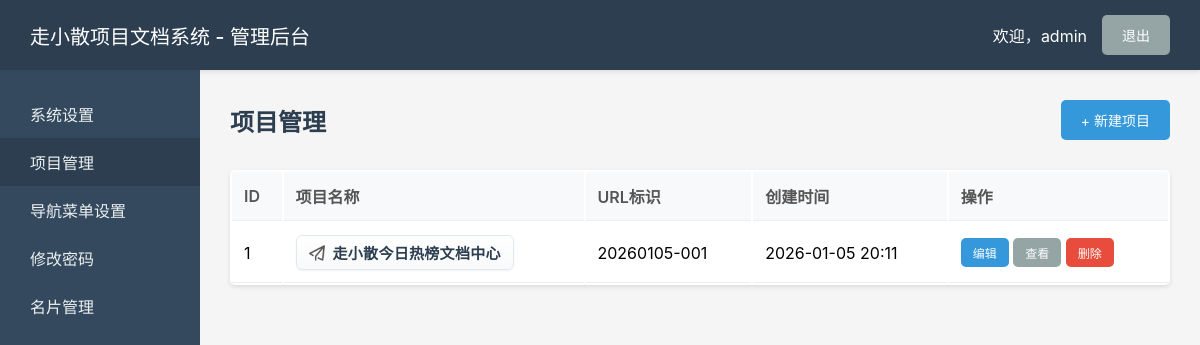
/admin/index.php (signed in), run on the app's committed database.
### tables this page shows
CREATE TABLE `settings` (
  `id` int(11) NOT NULL AUTO_INCREMENT,
  `setting_key` varchar(100) NOT NULL COMMENT '设置键名',
  `setting_value` text COMMENT '设置值',
  `updated_at` datetime DEFAULT CURRENT_TIMESTAMP ON UPDATE CURRENT_TIMESTAMP,
  PRIMARY KEY (`id`),
  UNIQUE KEY `setting_key` (`setting_key`)
);

CREATE TABLE `projects` (
  `id` int(11) NOT NULL AUTO_INCREMENT,
  `name` varchar(255) NOT NULL COMMENT '项目名称',
  `description` text COMMENT '项目描述',
  `slug` varchar(255) NOT NULL COMMENT 'URL友好标识',
  `logo` varchar(255) DEFAULT NULL COMMENT 'Logo路径',
  `created_at` datetime DEFAULT CURRENT_TIMESTAMP,
  `updated_at` datetime DEFAULT CURRENT_TIMESTAMP ON UPDATE CURRENT_TIMESTAMP,
  PRIMARY KEY (`id`),
  UNIQUE KEY `slug` (`slug`)
);

### admin/index.php (the view, shortened to what this page needs)
<?php
$db = Database::getInstance()->getConnection();
$stmt = $db->query("SELECT * FROM projects ORDER BY created_at DESC");
$projects = $stmt->fetchAll();
function getSetting($db, $key, $default = '') {
    $stmt = $db->prepare("SELECT setting_value FROM settings WHERE setting_key = ?");
    $stmt->execute([$key]);
    $result = $stmt->fetch();
    return $result ? $result['setting_value'] : $default;
}
$display_site_name = getSetting($db, 'site_name', SITE_NAME);
?>
<!DOCTYPE html>
<html lang="zh-CN">
<head>
    <link rel="stylesheet" href="assets/admin.css?v=<?php echo time(); ?>">
</head>
<body>
    <div class="admin-header">
        <h1><?php echo htmlspecialchars($display_site_name); ?> - 管理后台</h1>
        <div class="admin-actions">
            <span>欢迎，<?php echo htmlspecialchars($_SESSION['admin_username']); ?></span>
            <a href="logout.php" class="btn btn-secondary">退出</a>
        </div>
    </div>
    <div class="admin-container">
        <div class="admin-sidebar">
            <nav>
                <a href="system_settings.php">系统设置</a>
                <a href="index.php" class="active">项目管理</a>
                <a href="nav_menu.php">导航菜单设置</a>
                <a href="change_password.php">修改密码</a>
                <a href="card_management.php">名片管理</a>
            </nav>
        </div>
        <div class="admin-content">
            <div class="page-header">
                <h2>项目管理</h2>
                <a href="project_add.php" class="btn btn-primary">+ 新建项目</a>
            </div>
            <div class="project-list">
                <?php if (empty($projects)): ?>
                    <div class="empty-state">
                        <p>还没有项目，<a href="project_add.php">创建第一个项目</a></p>
                    </div>
                <?php else: ?>
                    <table class="data-table">
                        <thead>
                            <tr>
                                <th>ID</th>
                                <th>项目名称</th>
                                <th>URL标识</th>
                                <th>创建时间</th>
                                <th>操作</th>
                            </tr>
                        </thead>
                        <tbody>
                            <?php
                            $display_index = 1;
                            foreach ($projects as $project): ?>
                                <tr>
                                    <td><?php echo $display_index++; ?></td>
                                    <td>
                                        <a href="project_edit.php?id=<?php echo $project['id']; ?>" class="project-name-link">
                                            <img src="../img/xm.png" alt="" class="project-name-icon">
                                            <?php echo htmlspecialchars($project['name']); ?>
                                        </a>
                                    </td>
                                    <td><?php echo htmlspecialchars($project['slug']); ?></td>
                                    <td><?php echo date('Y-m-d H:i', strtotime($project['created_at'])); ?></td>
                                    <td>
                                        <a href="project_edit.php?id=<?php echo $project['id']; ?>" class="btn btn-sm btn-primary">编辑</a>
                                        <a href="../index.php?project=<?php echo $project['slug']; ?>" target="_blank" class="btn btn-sm btn-secondary">查看</a>
                                        <a href="project_delete.php?id=<?php echo $project['id']; ?>" class="btn btn-sm btn-danger" onclick="return confirm('确定要删除这个项目吗？')">删除</a>
                                    </td>
                                </tr>
                            <?php endforeach; ?>
                        </tbody>
                    </table>
                <?php endif; ?>
            </div>
        </div>
    </div>
</body>
</html>

### admin/assets/admin.css (style rules this page uses)
* { margin: 0; padding: 0; box-sizing: border-box; }
body { font-family: -apple-system, BlinkMacSystemFont, 'Segoe UI', 'PingFang SC', 'Hiragino Sans GB', 'Microsoft YaHei', sans-serif; background: #f5f5f5; }
.admin-header { background: #2c3e50; color: white; padding: 15px 30px; display: flex; justify-content: space-between; align-items: center; box-shadow: 0 2px 4px rgba(0,0,0,0.1); }
.admin-header h1 { font-size: 20px; font-weight: 500; }
.admin-actions { display: flex; align-items: center; gap: 15px; }
.admin-container { display: flex; min-height: calc(100vh - 60px); }
.admin-sidebar { width: 200px; background: #34495e; padding: 20px 0; }
.admin-sidebar nav a { display: block; padding: 12px 30px; color: #ecf0f1; text-decoration: none; transition: background 0.3s; }
.admin-sidebar nav a:hover, .admin-sidebar nav a.active { background: #2c3e50; }
.admin-content { flex: 1; padding: 30px; }
.page-header { display: flex; justify-content: space-between; align-items: center; margin-bottom: 30px; }
.page-header h2 { font-size: 24px; color: #2c3e50; }
.btn { display: inline-block; padding: 10px 20px; border: none; border-radius: 5px; text-decoration: none; cursor: pointer; font-size: 14px; transition: background 0.3s; }
.btn-primary { background: #3498db; color: white; }
.btn-secondary { background: #95a5a6; color: white; }
.btn-danger { background: #e74c3c; color: white; }
.btn-sm { padding: 6px 12px; font-size: 12px; }
.data-table { width: 100%; background: white; border-radius: 5px; overflow: hidden; box-shadow: 0 2px 4px rgba(0,0,0,0.1); }
.data-table th, .data-table td { padding: 12px; text-align: left; border-bottom: 1px solid #eee; }
.data-table th { background: #f8f9fa; font-weight: 600; color: #555; }
.data-table td .project-name-link { display: inline-flex; align-items: center; gap: 8px; text-decoration: none; color: #2c3e50; font-weight: 600; font-size: 15px; letter-spacing: 0.3px; padding: 6px 12px; border-radius: 6px; background: linear-gradient(to bottom, #ffffff 0%, #f8f9fa 100%); border: 1px solid #e1e8ed; transition: all 0.2s ease; box-shadow: 0 1px 2px rgba(0, 0, 0, 0.05); }
.project-name-icon { width: 16px; height: 16px; object-fit: contain; opacity: 0.8; transition: opacity 0.2s ease; flex-shrink: 0; }
.data-table, .chapter-list, .admin-content { scrollbar-width: thin; scrollbar-color: #cbd5e0 #f7fafc; }

### data on the page
settings: setting_value "走小散项目文档系统"
projects: name "走小散今日热榜文档中心", slug "20260105-001", created_at "2026-01-05 20:11"

### other printed values
$_SESSION['admin_username'] "admin"
